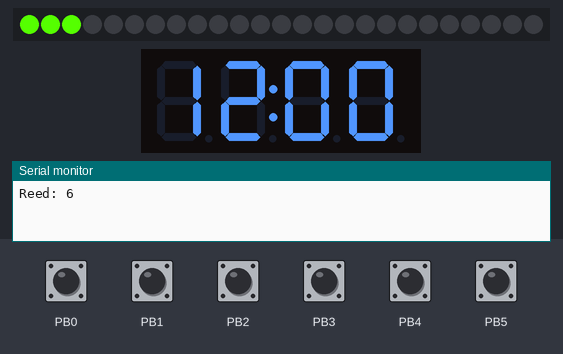
A sketch run on a simulated ATtiny85, built with avr-gcc and run on an emulated ATtiny85. Parts: 25 RGB LEDs in strip order, left to right, 4-digit seven-segment display, the last lines printed to the serial monitor. The test bench sets the inputs (shaded band); at power-on: PB0–5 HIGH.

Above: at 1.2 s.
1.3 s: PB5 pulled LOW for 0.15 s
At 1.38 s:
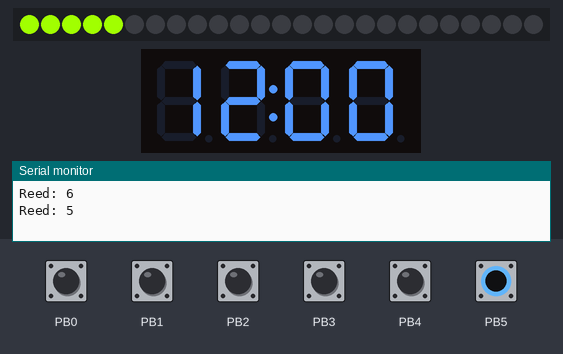
2.9 s: PB0 pulled LOW for 0.15 s
4.5 s: PB2 pulled LOW for 0.15 s
6.1 s: PB4 pulled LOW for 0.15 s
Timing chart, 0 to 8.7 s (numbered marks = the images above; inputs shaded):
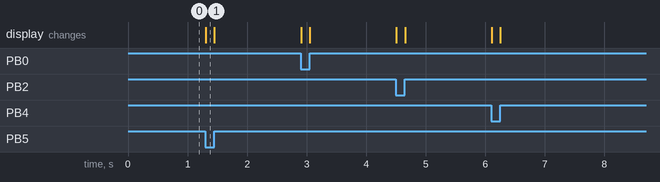

The sketch:

pollution_graph.ino
```cpp
#include "Adafruit_WS2801.h"
#include "SPI.h" // Comment out this line if using Trinket or Gemma
// For the Adafruit LCD.
#include <Wire.h>
#include "Adafruit_LEDBackpack.h"
#include "Adafruit_GFX.h"

#ifdef __AVR_ATtiny85__
 #include <avr/power.h>
#endif

// Choose which 2 pins you will use for output.
// Can be any valid output pins.
// The colors of the wires may be totally different so
// BE SURE TO CHECK YOUR PIXELS TO SEE WHICH WIRES TO USE!

uint8_t dataPin  = 12;    // Yellow wire on Adafruit Pixels
uint8_t clockPin = 13;    // Green wire on Adafruit Pixels

// rotary_encoder
const uint8_t re_pin_A = 10;
const uint8_t re_pin_B = 11;

unsigned long currentTime;
unsigned long loopTime;
unsigned char encoder_A;
unsigned char encoder_B;
unsigned char encoder_A_prev = 0;

#include "data.h"
// Time displayed on 7-seg, also the time we will display
// data for.  hours * 100 + mins.
int shownTime;
#define MAX_TIME 2300
#define MIN_TIME 500
// Num mins to move for each rotary click
#define TIME_INCREMENT 60

// Type of data source to read from.  Presumably options are serial link, and SD card.
// Set to 1 to enable.
#define DATA_SOURCE_SERIAL  0
#define DATA_SOURCE_FAKE    0
#define DATA_SOURCE_MEM     1

// Ditto flavours of 7-segment display
#define SEVENSEG_SERIAL   0
#define SEVENSEG_I2C      1

#if SEVENSEG_SERIAL
// This is to drive the sparkfun 7 seg
#include <SoftwareSerial.h>
// Rx Tx
SoftwareSerial serial7seg(7,10);
#endif


#if SEVENSEG_I2C
// I2C address of the display.  Stick with the default address of 0x70
// unless you've changed the address jumpers on the back of the display.
#define DISPLAY_ADDRESS   0x70

// Create display and DS1307 objects.  These are global variables that
// can be accessed from both the setup and loop function below.
Adafruit_7segment clockDisplay = Adafruit_7segment();
#endif


#define TRUE 1
#define FALSE 0

const byte first_reed = 0;
const byte last_reed = 9;

// which reed switch is active?
#define NO_REEDS 255
byte reed = NO_REEDS;


// Input buffer
#define MAXBUF 10
char inbuf[MAXBUF];
byte inbuf_pos;

// Don't forget to connect the ground wire to Arduino ground,
// and the +5V wire to a +5V supply
// Set the first variable to the NUMBER of pixels. 25 = 25 pixels in a row
Adafruit_WS2801 strip = Adafruit_WS2801(25, dataPin, clockPin);
// Optional: leave off pin numbers to use hardware SPI
// (pinout is then specific to each board and can't be changed)
//Adafruit_WS2801 strip = Adafruit_WS2801(25);
// For 36mm LED pixels: these pixels internally represent color in a
// different format.  Either of the above constructors can accept an
// optional extra parameter: WS2801_RGB is 'conventional' RGB order
// WS2801_GRB is the GRB order required by the 36mm pixels.  Other
// than this parameter, your code does not need to do anything different;
// the library will handle the format change.  Examples:
//Adafruit_WS2801 strip = Adafruit_WS2801(25, dataPin, clockPin, WS2801_GRB);
//Adafruit_WS2801 strip = Adafruit_WS2801(25, WS2801_GRB);

/* Helper functions */

// Read the reed switches, return a number indicating which location is activated
// (or 255 if none).
byte getCurrentReed()
{
  for (int l = first_reed ; l <= last_reed ; l++ ) {
    if (!digitalRead(l)) {
        return l;
    }
  }
  return NO_REEDS;
}

// update the shownTime, taking care of
// minutes to hours calculations.
// param 'amount' is signed.  0 is accepted.
void addToShownTime(int amount)
{
  // Don't do anything if we're about to go beyond an endstop.
  if (((shownTime == MIN_TIME) && (amount < 0)) ||
      ((shownTime == MAX_TIME) && (amount > 0)))
  {
    return;
  }

  int hours = shownTime / 100;
  int mins = shownTime % 100;
  mins += amount;

  while (mins > 59)
  {
    hours += 1;
    mins -= 60;
  }

  while (mins < 0)
  {
    hours -= 1;
    mins += 60;
  }

  // hard stop for max/min limits to time
  shownTime = hours * 100 + mins;
  if (shownTime < MIN_TIME)
  {
    shownTime = MIN_TIME;
  }
  else if (shownTime > MAX_TIME)
  {
    shownTime = MAX_TIME;
  }

  // Also update 7-seg
#if SEVENSEG_SERIAL
  char tempString[5];
  serial7seg.write('y'); // Move cursor
  serial7seg.write((byte)0);   // to position 0
  sprintf(tempString, "%04d", shownTime);
  tempString[4] = 0;
  serial7seg.print(tempString);
  Serial.println(tempString);
#endif
#if SEVENSEG_I2C
  // Now print the time value to the display.
  clockDisplay.print(shownTime, DEC);
  clockDisplay.writeDigitRaw(2, 0x02);  // turn on the central colon.
  clockDisplay.drawColon(true);
  clockDisplay.writeDisplay();
#endif

//  delay(200);
}

// Create a 24 bit color value from R,G,B
uint32_t Color(byte r, byte g, byte b)
{
  uint32_t c;
  c = r;
  c <<= 8;
  c |= g;
  c <<= 8;
  c |= b;
  return c;
}

// What we will really want is:
// Code that samples the input devices:
//   - any reed switches for the map
//   - sliders / rotaryencs / POTs for the date / time
// And then code that sends a request over serial to the RPi to get the appropriate data point
// When the response comes back, plot it as a series of LEDs.
// How to demo that without the strip?  Guess we just debug with the test app and plug and pray.
void showMeterPercent(byte percentage)
{
  if (percentage > 100)
  {
    percentage = 100;
  }
  else if (percentage < 0)
  {
    percentage = 0;
  }

//  Serial.println(percentage, DEC);

  // Convert the input percentage into a number of LEDs to light.
  int num_leds = strip.numPixels() * percentage / 100;

  // Now scale that to a colour.   We want:
  // 0 = Green.     00 FF 00
  // 30% = Yellow   FF FF 00
  // 60% = Orange   FF 80 00
  // 100% = Red     FF 00 00
  byte r, g, b;
  b = 0;

  if (percentage < 30)
  {
    r = map(percentage, 0, 30, 0, 255);
    g = 255;
  }
  else
  {
    r = 255;
    g = map(percentage, 30, 100, 255, 0);
  }
  int32_t col = Color(r, g, b);
  for (byte ii = 0; ii < strip.numPixels(); ii++)
  {
    if (ii <= num_leds)
    {
      strip.setPixelColor(ii, col);
    }
    else
    {
      strip.setPixelColor(ii, 0);
    }
  }
  strip.show();
  // debug : set pwm RGB LED.  R = 6, G = 10, B = 11
  /*
  analogWrite(6, r);
  analogWrite(10, g);
  analogWrite(11, b);
  */
}

void setup() {

#if defined(__AVR_ATtiny85__) && (F_CPU == 16000000L)
  clock_prescale_set(clock_div_1); // Enable 16 MHz on Trinket
#endif

  strip.begin();
  // Update LED contents, to start they are all 'off'
  strip.show();
  Serial.begin(57600);
  inbuf_pos = 0;

  // Setup the rotary encoder
  pinMode(re_pin_A, INPUT);
  pinMode(re_pin_B, INPUT);
  currentTime = millis();
  loopTime = currentTime;

  // setup the 7 seg display
#if SEVENSEG_SERIAL
  serial7seg.begin(9600);
  serial7seg.write("v");  // CLEAR
#endif
#if SEVENSEG_I2C
  // Setup the display.
  clockDisplay.begin(DISPLAY_ADDRESS);
  clockDisplay.writeDigitRaw(2, 0x02);  // turn on the central colon.
  clockDisplay.drawColon(true);
  clockDisplay.writeDisplay();
#endif

  // Init to mid-day.  addToShownTime has an implicit write
  // to the display.
  shownTime = 1200;
  addToShownTime(0);

  for (int l = first_reed ; l <= last_reed; l += 1 ) {
    pinMode(l, INPUT);
    digitalWrite(l, HIGH);
  }
}

#if DATA_SOURCE_FAKE || DATA_SOURCE_MEM
int percentage;
#endif

void requestNewData(byte reed, int shown_time)
{
#if DATA_SOURCE_SERIAL
  TODO.
#endif
#if DATA_SOURCE_FAKE
  percentage = reed * 4 * (shown_time / 100);
  percentage = reed * 4;
  Serial.print("%:");
  Serial.print(shown_time);
  Serial.print(":");
  Serial.println(percentage);
#endif
#if DATA_SOURCE_MEM
  if (reed == NO_REEDS)
  {
    percentage = 0;
  }
  else
  {
    percentage = dataPoints[reed][(shown_time / 100) - 5];
  }
#endif
}

// Check whether the data source has sent us an update.  If so, then display the new data.
void checkForNewData()
{
#if DATA_SOURCE_FAKE || DATA_SOURCE_MEM
  showMeterPercent(percentage);
#endif
#if DATA_SOURCE_SERIAL
  if (Serial.available())
  {
    char inch = Serial.read();
    Serial.write(inch);
    if (inbuf_pos == 0)
    {
      // Waiting for a start of response character ('!')
      if (inch == '!')
      {
        inbuf[inbuf_pos++] = inch;
      }
      else
      {
        // skip
      }
    }
    else
    {
      // Already started a line.  Is this CR?
      if (inch == '\n')
      {
        Serial.println("NL");
        Serial.println(inbuf_pos);
        // Yes : try to parse.  We expect to have received 5 chars total. ('! nnn')
        if (inbuf_pos == 5)
        {
          inbuf[inbuf_pos] = 0;
          int val = atoi(inbuf + 2);
          showMeterPercent(val);
          // reset
          inbuf_pos = 0;
        }
        else
        {
          // Junk, reset.
          inbuf_pos = 0;
        }
      }
      else
      {
        // If there's room, write the char in the buffer, else reset.
        if (inbuf_pos < MAXBUF)
        {
          inbuf[inbuf_pos++] = inch;
        }
        else
        {
          inbuf_pos = 0;
        }
      }
    }
  }
#endif
}

void loop()
{
  byte inputChanged = FALSE;

  /*
  // Ramp the meter from 0 to 100%
  Serial.println("BEGIN");
  for (int ii = 0; ii <= 100; ii += 4)
  {
    showMeterPercent(ii);
    Serial.println(ii);
    delay(200);
  }

  analogWrite(6, 0);
  analogWrite(10, 0);
  analogWrite(11, 0);

  Serial.println("PAUSE");
  delay(1000);
  */

  // Deal with the rotary encoder
  currentTime = millis();
  // 5ms ~ 200Hz
  if (currentTime >= (loopTime + 5)) {
    encoder_A = digitalRead(re_pin_A);
    encoder_B = digitalRead(re_pin_B);
    if ((!encoder_A) && (encoder_A_prev)) {
      if (encoder_B) {
        // clockwise
        Serial.println("Tc");
        addToShownTime(-TIME_INCREMENT);
        inputChanged = TRUE;
      } else {
        // anticlockwise
        Serial.println("Ta");
        addToShownTime(TIME_INCREMENT);
        inputChanged = TRUE;
      }
    }
    encoder_A_prev = encoder_A;
    loopTime = currentTime;
  }

  // Check reeds
  byte oldReed = reed;
  reed = getCurrentReed();
  if ( reed == NO_REEDS ) {
    reed = oldReed;
  }
  inputChanged |= (reed != oldReed);

  // This request/check pattern allows for async data feeds.
  if (inputChanged )
  {
    requestNewData(reed, shownTime);
    Serial.print("Reed: ");
    Serial.println(reed);
  }

  checkForNewData();
}
```

Source omitted: data.h (data table, 874 bytes)
